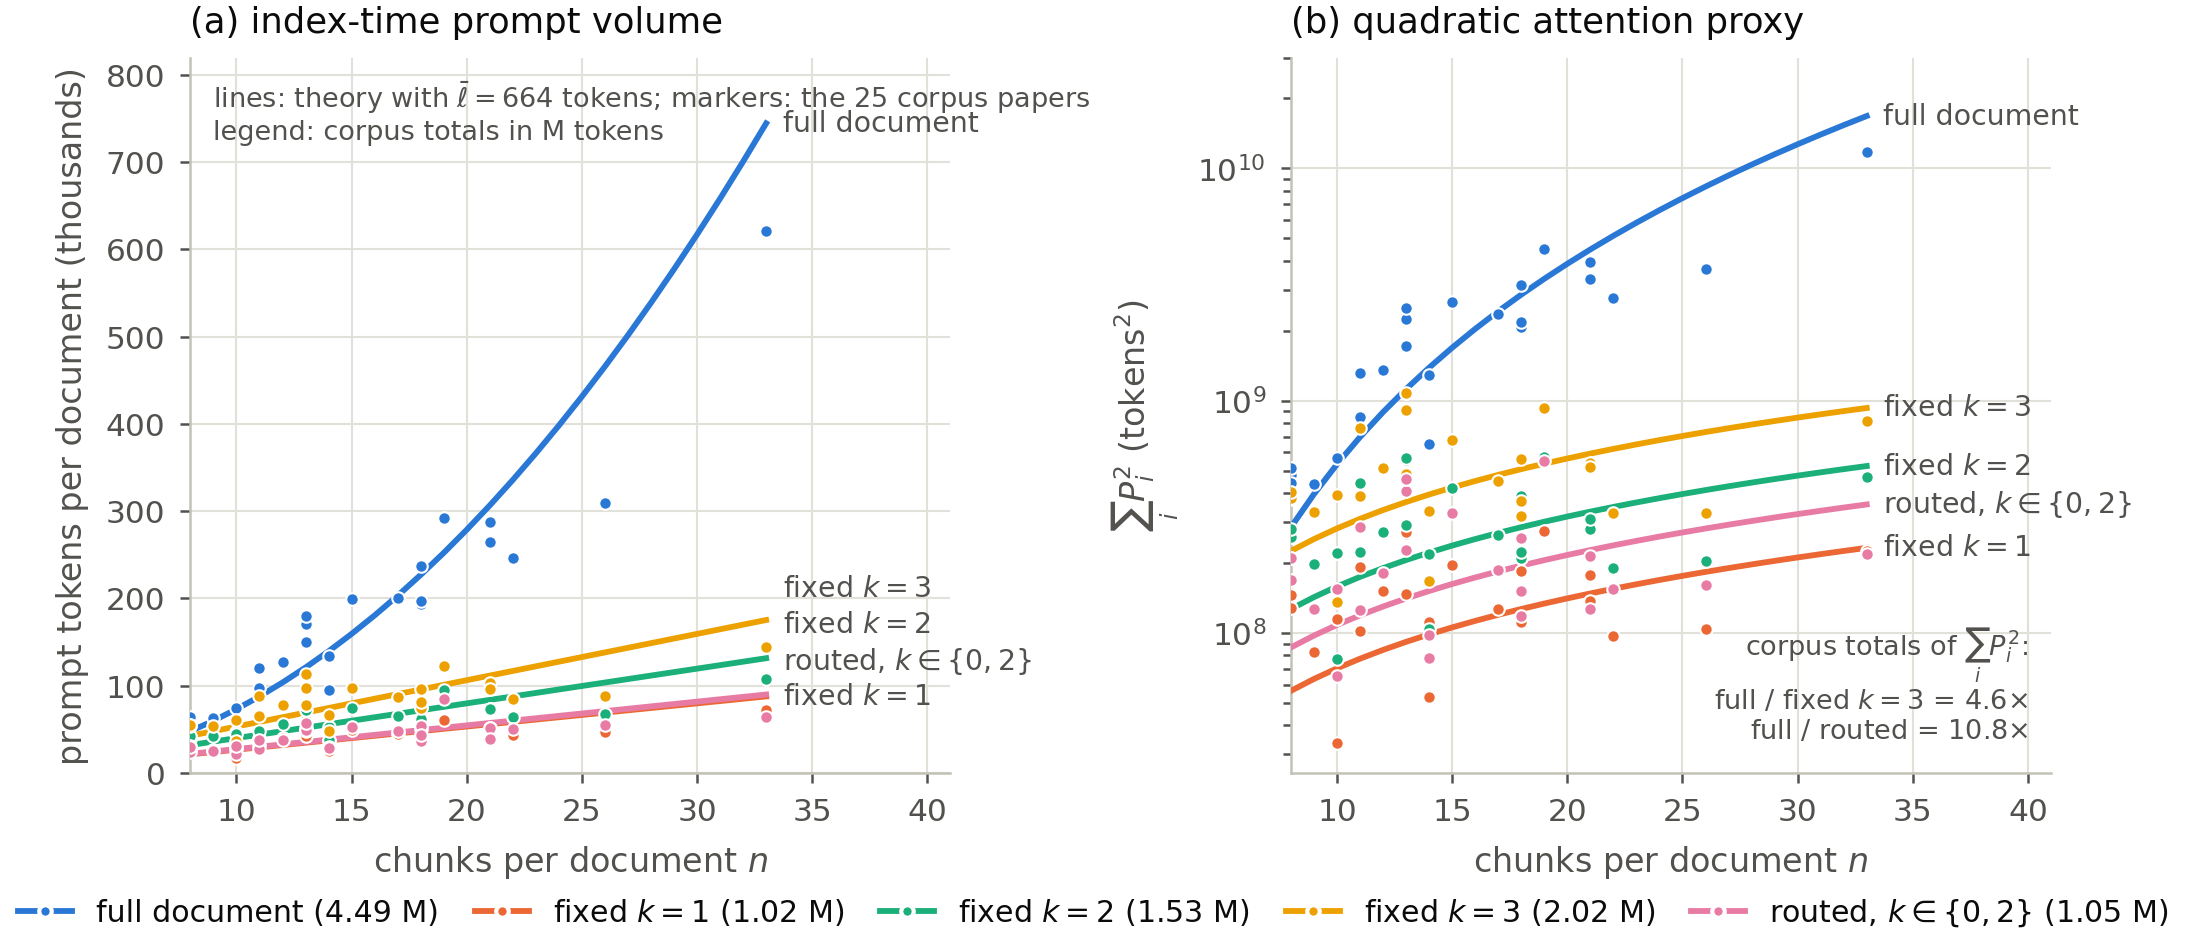

This figure's Python source:
"""Figure 4 of sn_green_rag_article.tex (label fig:complexity): theoretical index-time cost curves.
Panel (a): prompt tokens per document as a function of the number of chunks n, for the full-document design
(n+1)L with L = n*lbar, fixed k = 1, 2, 3 (n(2k+2) lbar, Eq. (volume)) and the routed pipeline (measured skip
rate of 32 %, k = 2 otherwise), with lbar = 664 nomic tokens. Panel (b): the quadratic attention proxy
sum_i P_i^2 for the same designs (log scale). Both panels overlay the MEASURED per-document values of the
25 corpus papers (actual chunk lengths, cost.py formula via RnD/verification/prompt_volume_and_attention_proxy.py,
characters / 4.17 per token) as markers; the corpus-level totals appear in the legend and the 4.6x / 10.8x ratios
are annotated in panel (b).
Run from the repository root:  .venv/bin/python RnD/citds_article/figures/fig04_cost_curves.py"""
import sys, os
import numpy as np
import matplotlib.pyplot as plt
HERE = os.path.dirname(os.path.abspath(__file__))
sys.path.insert(0, HERE); sys.path.insert(0, os.path.join(HERE, "..", "..", "verification"))
import _style
import prompt_volume_and_attention_proxy as pv

_style.apply()
docs, pol, res = pv.compute()
cpt = pv.CHARS_PER_TOKEN
LBAR = 253488 / 382                      # mean chunk length in nomic tokens (663.6)
SKIP = 121 / 382                         # measured share of chunks routed to k = 0 (primary run)
n = np.arange(8, 34)                     # document lengths of the corpus: 8..33 chunks

theory = {                               # tokens per document, and sum of squared prompt lengths per document
    "full":   ((n + 1) * n * LBAR,        n * ((n + 1) * LBAR) ** 2),
    "k1":     (n * 4 * LBAR,              n * (4 * LBAR) ** 2),
    "k2":     (n * 6 * LBAR,              n * (6 * LBAR) ** 2),
    "k3":     (n * 8 * LBAR,              n * (8 * LBAR) ** 2),
    "routed": ((1 - SKIP) * n * 6 * LBAR, (1 - SKIP) * n * (6 * LBAR) ** 2),
}
short = {"full": "full document", "k1": "fixed $k=1$", "k2": "fixed $k=2$", "k3": "fixed $k=3$", "routed": "routed, $k\\in\\{0,2\\}$"}
measured_key = {"full": "full document", "k1": "fixed k=1", "k2": "fixed k=2", "k3": "fixed k=3", "routed": "routed (primary run)"}
totals = {s: res[measured_key[s]][1] / cpt / 1e6 for s in theory}          # corpus totals in M tokens
legend_label = {s: f"{short[s]} ({totals[s]:.2f} M)" for s in theory}        # corpus total in M tokens
per_doc = {s: pv.per_document(docs, pol[measured_key[s]]) for s in theory}
n_doc = {name: len(ch) for name, ch in docs.items()}
order = ["full", "k1", "k2", "k3", "routed"]

fig, (ax_a, ax_b) = plt.subplots(1, 2, figsize=(7.0, 3.0), constrained_layout=True)
for s in order:
    col = _style.SERIES[s]
    tok, sq = theory[s]
    ax_a.plot(n, tok / 1e3, color=col, zorder=3)
    ax_b.plot(n, sq, color=col, zorder=3)
    xs = [n_doc[d] for d in per_doc[s]]
    ax_a.scatter(xs, [v[1] / cpt / 1e3 for v in per_doc[s].values()], s=9, color=col, edgecolor="white", linewidth=0.5, zorder=4)
    ax_b.scatter(xs, [v[2] / cpt ** 2 for v in per_doc[s].values()], s=9, color=col, edgecolor="white", linewidth=0.5, zorder=4)

ax_a.set_xlabel("chunks per document $n$"); ax_a.set_ylabel("prompt tokens per document (thousands)")
ax_a.set_title("(a) index-time prompt volume", loc="left", color=_style.INK)
ax_a.set_xlim(8, 41); ax_a.set_ylim(0, 820)
ax_b.set_xlabel("chunks per document $n$"); ax_b.set_ylabel(r"$\sum_i P_i^2$ (tokens$^2$)")
ax_b.set_yscale("log"); ax_b.set_title("(b) quadratic attention proxy", loc="left", color=_style.INK)
ax_b.set_xlim(8, 41); ax_b.set_ylim(2.5e7, 3e10)
ax_a.text(0.03, 0.97, "lines: theory with $\\bar\\ell=664$ tokens; markers: the 25 corpus papers\nlegend: corpus totals in M tokens", transform=ax_a.transAxes, va="top", fontsize=6.5, color=_style.INK2)
full, k3, routed = res["full document"], res["fixed k=3"], res["routed (primary run)"]
ax_b.text(0.97, 0.04, f"corpus totals of $\\sum_i P_i^2$:\nfull / fixed $k{{=}}3$ = {full[2]/k3[2]:.1f}$\\times$\nfull / routed = {full[2]/routed[2]:.1f}$\\times$",
          transform=ax_b.transAxes, ha="right", va="bottom", fontsize=6.5, color=_style.INK2)

def end_labels(ax, ends, min_gap_pt=8.5):
    """Direct labels at the right end of each curve, pushed apart vertically so that none overlap."""
    fig.canvas.draw()
    to_disp = ax.transData.transform; to_data = ax.transData.inverted().transform
    items = sorted(((to_disp((n[-1], y))[1], s) for s, y in ends.items()))
    gap = min_gap_pt * fig.dpi / 72
    ys = [items[0][0]]
    for y, _ in items[1:]:
        ys.append(max(y, ys[-1] + gap))
    shift = (ys[-1] - items[-1][0]) / 2                        # centre the stack on its original span
    for (y0, s), y in zip(items, ys):
        yd = to_data((0, y - shift))[1]
        ax.annotate(short[s], (n[-1], yd), xytext=(4, 0), textcoords="offset points", va="center", fontsize=6.8, color=_style.INK2,
                    arrowprops=None)
end_labels(ax_a, {s: theory[s][0][-1] / 1e3 for s in order})
end_labels(ax_b, {s: theory[s][1][-1] for s in order})
handles = [plt.Line2D([], [], color=_style.SERIES[s], marker="o", markersize=3, markeredgecolor="white", label=legend_label[s]) for s in order]
fig.legend(handles=handles, loc="lower center", ncol=5, bbox_to_anchor=(0.5, -0.07), handlelength=1.8, columnspacing=1.2)
_style.save(fig, os.path.join(HERE, "fig04_cost_curves"))
